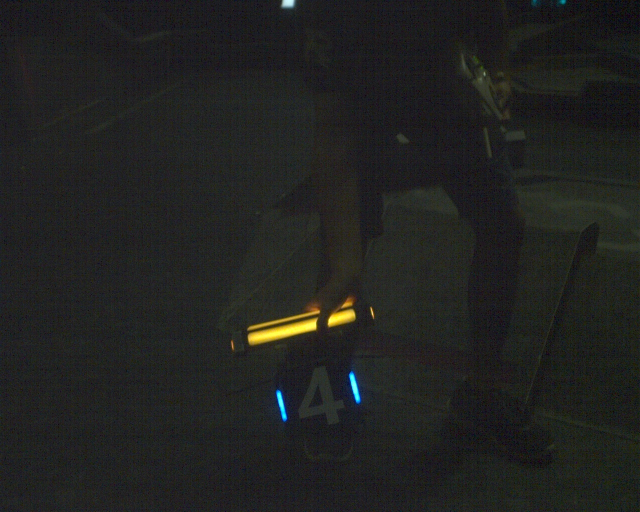
//> input picture dataset/a1.jpg, 1280 x 1024 px (shown at 1/2 size)
$ ./main   (built with g++ and OpenCV 4)
//> lines starting //> are read from the running program, lines starting //| are printed output that depends on the picture; pictures that were not available may be replaced by others from this repository, and a replacement may not be noted
#include<opencv2/opencv.hpp>
#include<opencv2/core/cuda.hpp>
using namespace cv;
std::string FILEPATH="../dataset/";
std::string FILEPATH2="../dataout/";
Mat frame;
inline bool getframe(){
    static int cur_cnt=0;
    ++cur_cnt;
    if(cur_cnt>20) return false;
    std::string filename=FILEPATH+"a"+std::to_string(cur_cnt)+".jpg";
    frame=imread(filename);
//> frame is the input picture: 1024 rows x 1280 cols, CV_8UC3; mean B, G, R 32.4, 34, 33.1
    return true;
}
inline void writeframe(){
    static int cur_cnt=0;
    ++cur_cnt;
    std::string filename=FILEPATH2+"a"+std::to_string(cur_cnt)+".jpg";
    imwrite(filename,frame);
}
int enable_Cuda=0;
int main(int argc,char *argv[]){

    if(argc>1) enable_Cuda=1;
    else enable_Cuda=0;

    if(enable_Cuda){
        cuda::setDevice(0);
    }

    while(getframe()){
        if(enable_Cuda){
            //cuda::registerPageLocked(frame);//lock_mem
            clock_t st1=clock();
            cuda::GpuMat frame_Cuda(frame);
            clock_t ed1=clock();
            cuda::cvtColor(frame_Cuda,frame_Cuda,CV_BGR2HSV);

            clock_t st2=clock();
            frame_Cuda.download(frame);
            clock_t ed2=clock();
            fprintf(stderr,"%.6f\n",double(ed2-st2)/CLOCKS_PER_SEC);
            //cuda::unregisterPageLocked(frame);//unlock_mem
            writeframe();
        }else{
            clock_t st=clock();
            cvtColor(frame,frame,CV_BGR2HSV);
//> frame: 1024 rows x 1280 cols, CV_8UC3; mean H, S, V 79.1, 52.6, 37.1
            clock_t ed=clock();
            fprintf(stderr,"%.6f\n",double(ed-st)/CLOCKS_PER_SEC);
            writeframe();
//> in writeframe, `imwrite(filename,frame);`:
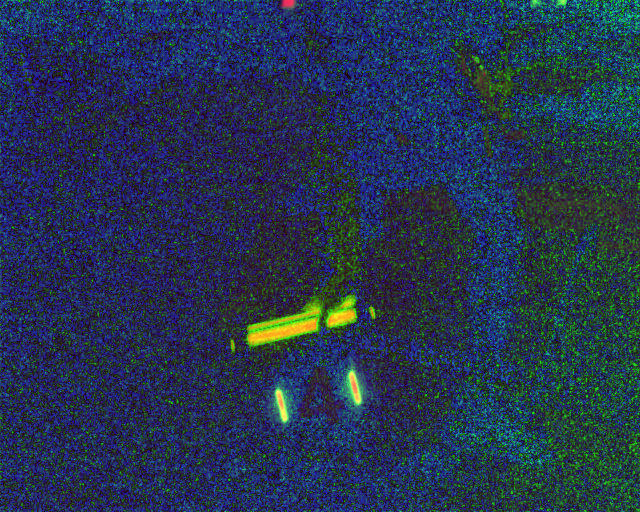
//> saved as a1.jpg: 1024 rows x 1280 cols, CV_8UC3 (shown at 1/2 size); mean B, G, R 79.1, 52.6, 37.1
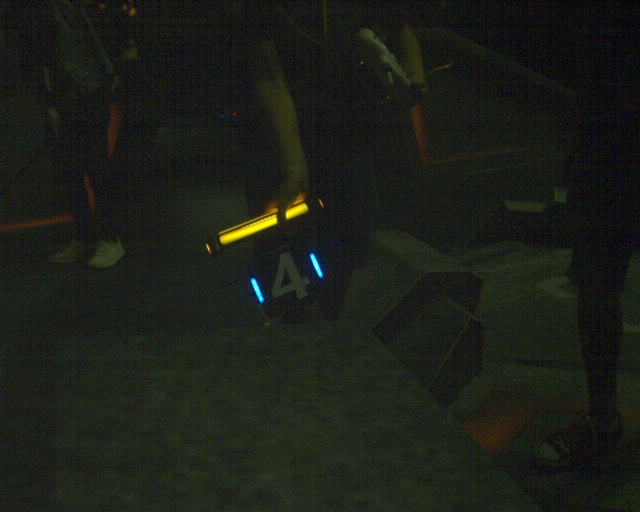
//> input picture dataset/a11.jpg, 1280 x 1024 px, given in place of a2.jpg, which was not available (shown at 1/2 size)
//> in getframe, frame is the input picture: 1024 rows x 1280 cols, CV_8UC3; mean B, G, R 23.5, 30, 27.1
        }
    }
//> pass 2 of the loop `while(getframe())`:
//> frame: 1024 rows x 1280 cols, CV_8UC3; mean H, S, V 63.3, 90.4, 32.2
//> in writeframe (call 2), `imwrite(filename,frame);`:
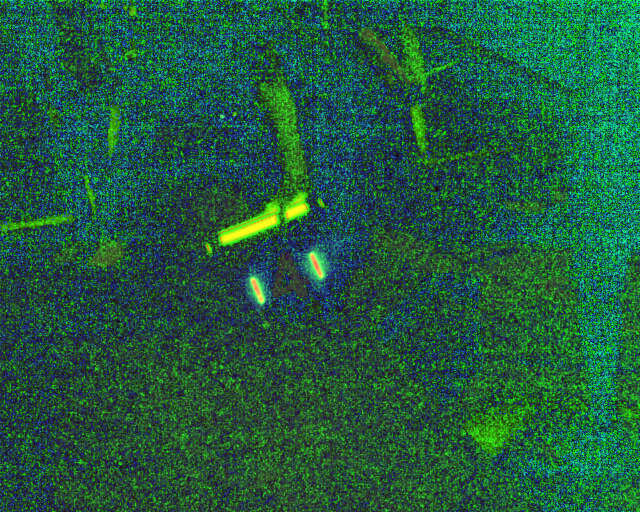
//> saved as a2.jpg: 1024 rows x 1280 cols, CV_8UC3 (shown at 1/2 size); mean B, G, R 63.3, 90.4, 32.2
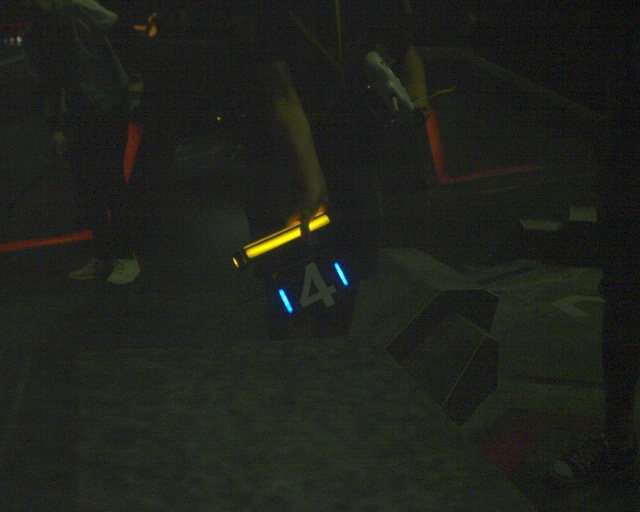
//> input picture dataset/a12.jpg, 1280 x 1024 px, given in place of a3.jpg, which was not available (shown at 1/2 size)
//> in getframe, frame is the input picture: 1024 rows x 1280 cols, CV_8UC3; mean B, G, R 27.1, 33.2, 30.6
//> (the run ends here: the program stops with an error, at `cvtColor(frame,frame,CV_BGR2HSV);`)
